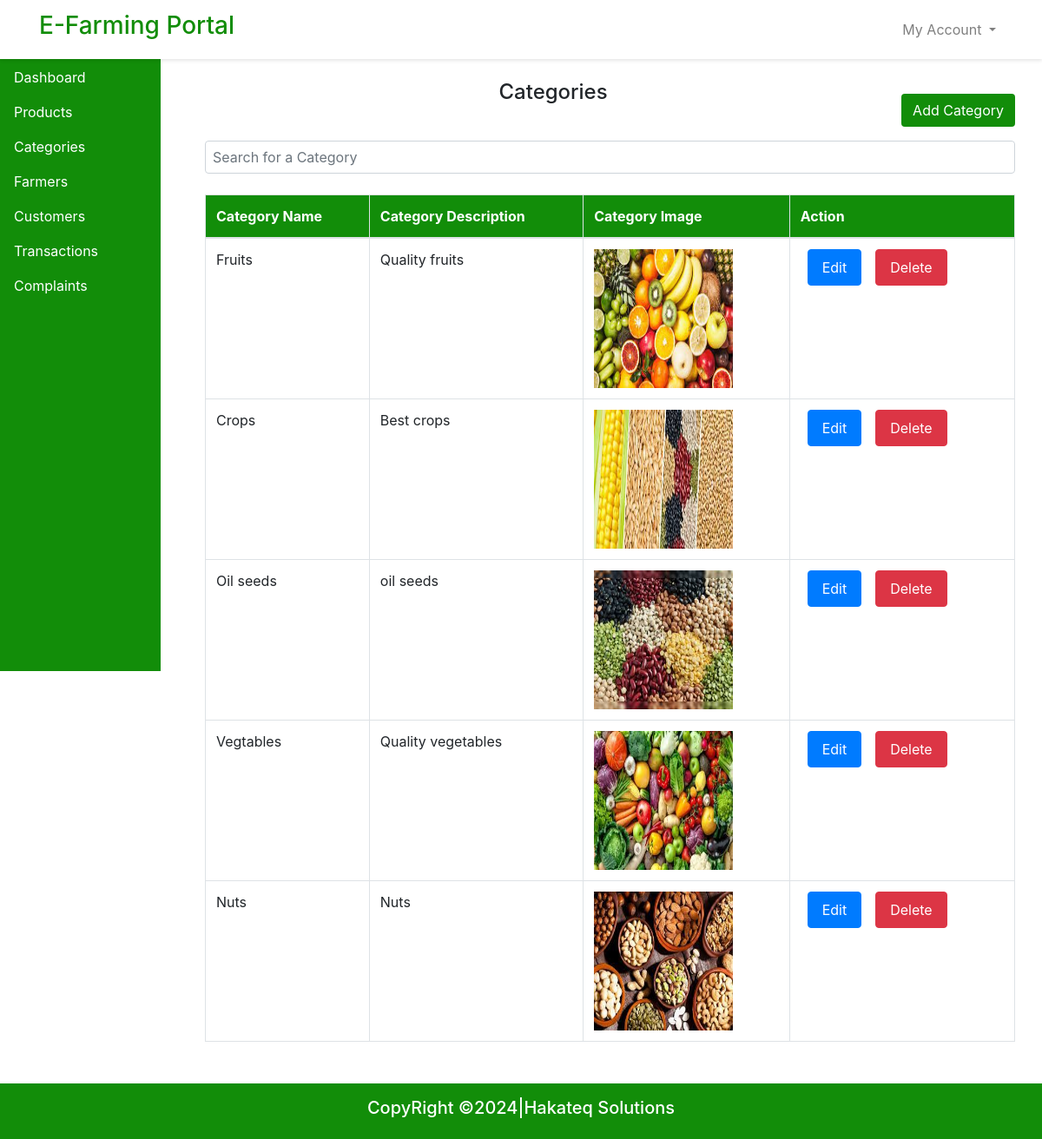
The page /categories/admin/1 on the database its author committed.
### efp_app/models.py (models this page shows)
class Category(models.Model):
    categoryID = models.AutoField(primary_key=True)
    title = models.CharField(max_length=255)
    description = models.TextField()
    image = models.ImageField(upload_to='images/', blank=True, null=True)

### efp_app/views.py (the view, shortened to what this page needs)
# urls.py: path('categories/<str:role>/<int:user_id>', views.categories, name="categories"),
def categories(request, role, user_id, pk=None):
    if role == 'admin':
        user = get_object_or_404(models.Admin, adminID=user_id)
    elif role == 'farmer':
        user = get_object_or_404(models.Farmer, farmerID=user_id)
    elif role == 'customer':
        user = get_object_or_404(models.Customer, customerID=user_id)
    if pk:
        category = get_object_or_404(models.Category, pk=pk)
        previous_image = category.image if category else None
    else:
        category = None
        previous_image = None
    categories = models.Category.objects.all()
    context = {
        'role': role,
        'user_id': user_id,
        'user': user,
        'categories': categories,
    }
    return render(request, 'pages/categories.html', context)

### efp_app/templates/pages/categories.html (shortened to what this page needs)
{%extends 'layout.html'%}
{%block content%}
<div class="container">
    <a href="#" class="btn bg_green text-white float-right my-3" data-toggle="modal" data-target="#addCategory">Add
        Category</a>
    <h4 class="text-center">Categories</h4>
    <form class="my-2">
        <input type="text" name="searchKeyword" id="searchInput" onkeyup="searchTable()"
            placeholder="Search for a Category" class="w-100 form-control p-2">
    </form>
    <table class="table table-bordered mt-4 " id="dataTable">
        <thead class="bg_green text-white">
            <tr>
                <th>Category Name</th>
                <th>Category Description</th>
                <th>Category Image</th>
                <th>Action</th>
            </tr>
        </thead>
        <tbody>
            {% if categories %}
            {% for category in categories %}
            <tr>
                <td>{{ category.title }}</td>
                <td>{{ category.description }}</td>
                <td><img src="{{category.image.url}}" width="160px" height="160px" alt=""></td>
                <td>
                    <div class="d-flex">
                        <a href="#" class="nav-link btn btn-primary mx-2" data-toggle="modal"
                            data-target="#editCategory{{category.categoryID}}"> Edit</a>
                        <a href="{% url 'delete_category' role=role user_id=user_id pk=category.categoryID %}" onclick="return confirm('Are you sure you want to delete this category?');"
                            class="nav-link btn btn-danger mx-2">Delete</a>
                    </div>
                </td>
            </tr>
            {% endfor %}
            {% else %}
            <tr>
                <td colspan="4" class="text-center">No Categories available.</td>
            </tr>
            {% endif %}
        </tbody>
    </table>
</div>
{%endblock%}

### efp_app/templates/layout.html (shortened to what this page needs)
{% load static %}
<!DOCTYPE html>
<html lang="en">
<head>
    <link rel="stylesheet" href="https://stackpath.bootstrapcdn.com/bootstrap/4.3.1/css/bootstrap.min.css" />
    <link rel="stylesheet" href="{% static 'css/styles.css' %}" />
</head>
<body>
    <nav class="navbar navbar-expand-lg navbar-light bg-white white_shadow fixed-top">
        <div class="container">
            <a class="navbar-brand" href="#">
                <h3 class="textgreen">E-Farming Portal</h3>
            </a>
            <div class="collapse navbar-collapse" id="navbarNav">
                <ul class="navbar-nav ml-auto">
                     {% if role is not None and user_id is not None %}
                    <li class="nav-item">
                        <div class="dropdown">
                            <a class="nav-link dropdown-toggle" href="#" id="navbarDropdown" role="button"
                                data-toggle="dropdown" aria-haspopup="true" aria-expanded="false">
                                My Account
                            </a>
                        </div>
                    </li>
                    {%endif%}
                </ul>
            </div>
        </div>
    </nav>
    <div class="row">
        <div class="col-md-2 sidebar sidebar-collapse bg_green pt-3" id="sidebar"
            style="height: 90vh; margin-top: -23px; position: fixed">
            <a href="{% url 'dashboard' role=role user_id=user_id %}" class="nav-link text-white">Dashboard</a>
            <a href="{% url 'products' role=role user_id=user_id %}" class="nav-link text-white">Products</a>
            {% if role == 'admin' %}
            <a href="{% url 'categories' role=role user_id=user_id %}" class="nav-link text-white">Categories</a>
            <a href="{% url 'farmers' role=role user_id=user_id %}" class="nav-link text-white">Farmers</a>
            <a href="{% url 'customers' role=role user_id=user_id %}" class="nav-link text-white">Customers</a>
            <a href="" class="nav-link text-white">Transactions</a>
            <a href="" class="nav-link text-white">Complaints</a>
            {%endif%}
        </div>
        <div class="col-md-10 ml-auto">
            <div class="container-fluid p-3 mb-5 pb-5">
                {%block content%} {%endblock%}
            </div>
        </div>
    </div>
    <footer class="bg_green text-white fixed-bottom p-3 mt-5">
        <h5 class="text-center">CopyRight &copy;2024|Hakateq Solutions</h5>
    </footer>
</body>
</html>

### efp_app/static/css/styles.css (style rules this page uses)
body { padding-top: 76px; }
.white_shadow { box-shadow: 0px 2px 4px rgba(0, 0, 0, 0.1); }
.textgreen { color: #128d09; }
.bg_green { background: #128d09; }

### rows shown on the page
Category: title "Fruits", description "Quality fruits", image (picture)
Category: title "Crops", description "Best crops", image (picture)
Category: title "Oil seeds", description "oil seeds", image (picture)
Category: title "Vegtables", description "Quality vegetables", image (picture)
Category: title "Nuts", description "Nuts", image (picture)
